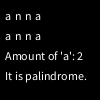
Frame 1 (no input)
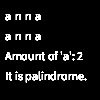
Frame 60 (the mouse pressed at the canvas centre just before this capture)
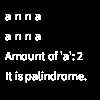
Frame 120 (the mouse held since frame 60 and released just before this capture)

The Processing sketch that drew these frames (run headless with seeded random() and noise(); from frame 60 on, the mouse is pressed at the canvas centre):

// Processing sketch: sketch_1_2
// ── sketch_1_2.pde
/*
 * Does a couple of manipulations to an array of charachters.
 */
import java.util.Arrays;

char[] chars;

void setup() {
  size(100, 100);
  background(0);
  chars = new char[] {'a', 'n', 'n', 'a'};
}

void draw() {
  showChars(chars, 5, 20);
  showReverseChars(chars, 5, 40);
  text("Amount of 'a': "+amount(chars, 'a'), 5, 60);
  text("It is " + (palindrome(chars) ? "":"not ") + "palindrome.", 5, 80);
}

// writes the content of an array to the processing window, letter by letter.
void showChars(char[] chars, int x, int y) {
  for (char letter : chars) {
    text(letter, x, y);
    x+=10;
  }
}

// writes the content of an array to the Processing window, in backwards order.
void showReverseChars(char[] chars, int x, int y) {
  for (char letter : reverse(chars)) {
    text(letter, x, y);
    x+=10;
  }
}

// counts the occurences of the letter 'a' an array.
int amount(char[] chars, char checkChar) {
  int amount = 0;
  for (char letter : chars) {
    if (letter == checkChar) {
      amount++;
    }
  }
  return amount;
}

//decides wheter letters from an array form a palindrome.
boolean palindrome(char[] chars) {
  return (Arrays.equals(chars, reverse(chars)));
}
